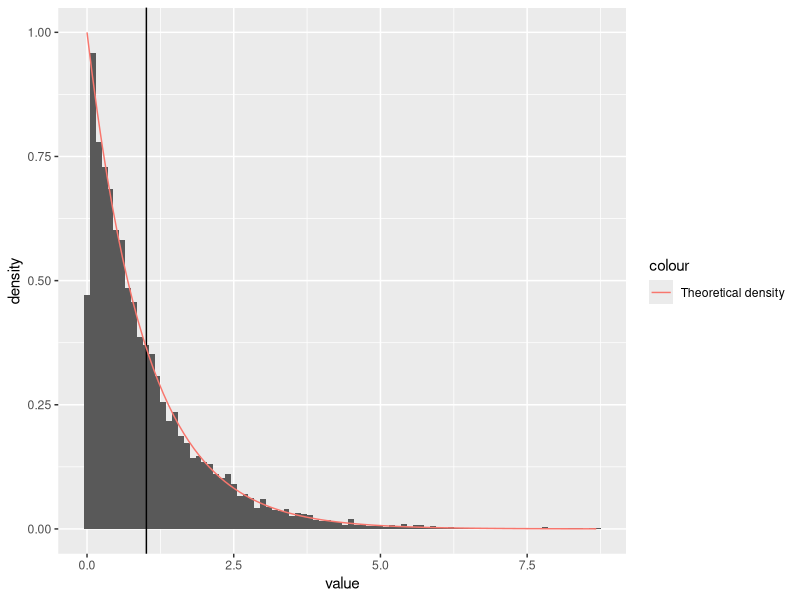

Recreate this plot in R.
## ---- chunk 1
library(tidyverse)
## ---- chunk 2
rexp <- function(n, rate = 1) {
  uniformly_distributed <- runif(n=n)
  exponentially_distributed <- -log(uniformly_distributed) / rate
  return(enframe(exponentially_distributed))
}
## ---- chunk 3
samples <- 10000
rate <- 1
exponential_samples <- rexp(n = samples, rate = rate)
ggplot() + 
  geom_histogram(
    data = exponential_samples,
    mapping = aes(x=value, y=..density..),
    binwidth = 0.1
  ) +
  geom_vline(
    aes(xintercept = mean(exponential_samples$value))
  ) +
  stat_function(
    fun = dexp,
    args=list(rate = rate),
    aes(col='Theoretical density')
  )
